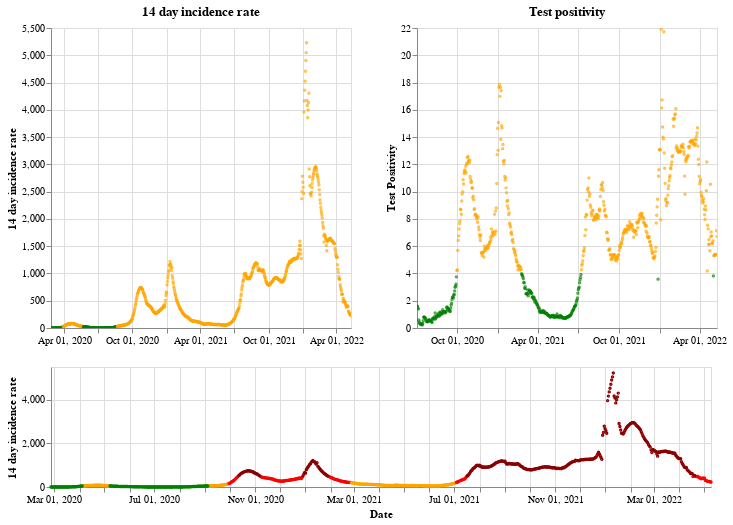

Notebook source saved alongside this figure:
### Markdown cell above
## Northern Ireland

### Code cell
plot_traffic_light('Northern Ireland')

### Figure 1 — Vega-Lite specification as saved in the notebook (floating-point values rounded to 4 significant figures; data arrays with more than 128 entries replaced by an {"elided": "..."} marker saying what was removed)
{"config": {"view": {"continuousWidth": 400, "continuousHeight": 300}}, "vconcat": [{"hconcat": [{"mark": {"type": "point", "size": 2}, "encoding": {"color": {"condition": {"value": "green", "test": "(datum.twoWeeklyCasesRate <= 25)"}, "value": "orange"}, "tooltip": [{"type": "nominal", "field": "areaName"}, {"type": "temporal", "field": "date"}, {"type": "quantitative", "field": "twoWeeklyCasesRate"}, {"type": "quantitative", "field": "testPositivity"}], "x": {"type": "temporal", "axis": {"title": ""}, "field": "date", "scale": {"domain": {"selection": "DateBrush"}}, "timeUnit": "yearmonthdate"}, "y": {"type": "quantitative", "axis": {"title": "14 day incidence rate"}, "field": "twoWeeklyCasesRate"}}, "title": "14 day incidence rate", "width": 300}, {"mark": {"type": "point", "size": 2}, "encoding": {"color": {"condition": {"value": "green", "test": "(datum.testPositivity <= 4)"}, "value": "orange"}, "tooltip": [{"type": "nominal", "field": "areaName"}, {"type": "temporal", "field": "date"}, {"type": "quantitative", "field": "twoWeeklyCasesRate"}, {"type": "quantitative", "field": "testPositivity"}], "x": {"type": "temporal", "axis": {"title": ""}, "field": "date", "scale": {"domain": {"selection": "DateBrush"}}, "timeUnit": "yearmonthdate"}, "y": {"type": "quantitative", "axis": {"title": "Test Positivity"}, "field": "testPositivity"}}, "title": "Test positivity", "width": 300}]}, {"layer": [{"mark": {"type": "point", "size": 2}, "encoding": {"color": {"condition": {"value": "orange", "test": "(((datum.testPositivity < 4) && (datum.twoWeeklyCasesRate >= 50)) && (datum.twoWeeklyCasesRate < 200))"}, "value": "red"}, "opacity": {"condition": {"value": 1, "test": "((datum.twoWeeklyCasesRate >= 50) && (datum.twoWeeklyCasesRate < 500))"}, "value": 0}, "tooltip": [{"type": "nominal", "field": "areaName"}, {"type": "temporal", "field": "date"}, {"type": "quantitative", "field": "twoWeeklyCasesRate"}, {"type": "quantitative", "field": "testPositivity"}], "x": {"type": "temporal", "axis": {"title": "Date"}, "field": "date", "timeUnit": "yearmonthdate"}, "y": {"type": "quantitative", "axis": {"title": "14 day incidence rate"}, "field": "twoWeeklyCasesRate"}}, "selection": {"DateBrush": {"type": "interval", "encodings": ["x"], "fields": ["Time"]}}}, {"mark": {"type": "point", "size": 2}, "encoding": {"color": {"value": "darkred"}, "opacity": {"condition": {"value": 1, "test": "(datum.twoWeeklyCasesRate >= 500)"}, "value": 0}, "tooltip": [{"type": "nominal", "field": "areaName"}, {"type": "temporal", "field": "date"}, {"type": "quantitative", "field": "twoWeeklyCasesRate"}, {"type": "quantitative", "field": "testPositivity"}], "x": {"type": "temporal", "axis": {"title": "Date"}, "field": "date", "timeUnit": "yearmonthdate"}, "y": {"type": "quantitative", "axis": {"title": "14 day incidence rate"}, "field": "twoWeeklyCasesRate"}}}, {"mark": {"type": "point", "size": 2}, "encoding": {"color": {"condition": {"value": "green", "test": "((datum.testPositivity < 4) && (datum.twoWeeklyCasesRate < 50))"}, "value": "orange"}, "opacity": {"condition": {"value": 1, "test": "(datum.twoWeeklyCasesRate < 50)"}, "value": 0}, "tooltip": [{"type": "nominal", "field": "areaName"}, {"type": "temporal", "field": "date"}, {"type": "quantitative", "field": "twoWeeklyCasesRate"}, {"type": "quantitative", "field": "testPositivity"}], "x": {"type": "temporal", "axis": {"title": "Date"}, "field": "date", "timeUnit": "yearmonthdate"}, "y": {"type": "quantitative", "axis": {"title": "14 day incidence rate"}, "field": "twoWeeklyCasesRate"}}}], "height": 120, "width": 660}], "data": {"name": "data-d856975bed823a7df72dc6c69016abe3"}, "$schema": "https://vega.github.io/schema/vega-lite/v4.8.1.json", "datasets": {"data-d856975bed823a7df72dc6c69016abe3": {"elided": "805 records"}}}
